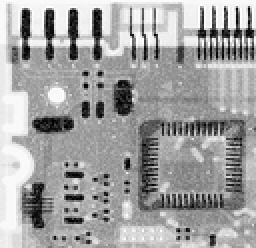
%> input picture 04 - Restauração de imagens/circuit-board-salt-prob-pt1.tif, 128 x 124 px, shrunk from 464 x 448 before the run (shown 2 times larger)
$ octave atividade8.m   (GNU Octave 9; MATLAB toolbox functions it lacks are replaced by stand-ins)
%> lines starting %> are read from the running program, lines starting %| are printed output that depends on the picture
% limpar
clear; clc; close all;
pkg load image;
pkg load statistics;
% imagens ruidosas
SALT = im2double(imread('circuit-board-salt-prob-pt1.tif'));
%> SALT: size 124x128 double; min 0, max 1, mean 0.633
PEPPER = im2double(imread('circuit-board-pepper-prob-pt1.tif'));
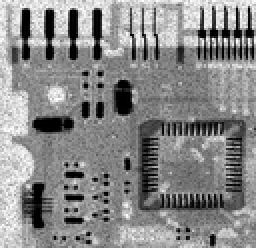
%> input picture 04 - Restauração de imagens/circuit-board-pepper-prob-pt1.tif, 128 x 124 px, shrunk from 464 x 448 before the run (shown 2 times larger)
%> PEPPER: size 124x128 double; min 0, max 1, mean 0.533
GAUSS = im2double(imread('ckt-board-gauss-var-400.tif'));
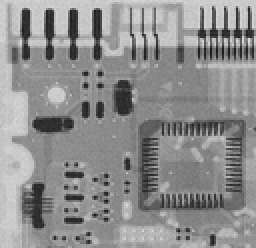
%> input picture 04 - Restauração de imagens/ckt-board-gauss-var-400.tif, 128 x 124 px, shrunk from 464 x 448 before the run (shown 2 times larger)
%> GAUSS: size 124x128 double; min 0.0941, max 0.863, mean 0.556
UNIFORM = im2double(imread('ckt-uniform-var-800.tif'));
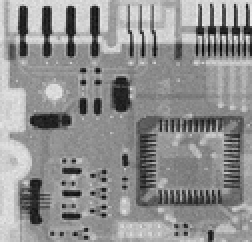
%> input picture 04 - Restauração de imagens/ckt-uniform-var-800.tif, 126 x 121 px, shrunk from 455 x 440 before the run (shown 2 times larger)
%> UNIFORM: size 121x126 double; min 0.0314, max 0.925, mean 0.562
UNIFORM_PLUS_SALT_PEPPER = im2double(imread('ckt-uniform-plus-saltpepr-prob-pt1.tif'));
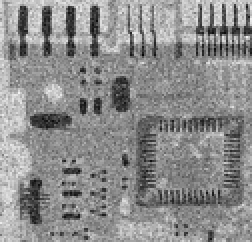
%> input picture 04 - Restauração de imagens/ckt-uniform-plus-saltpepr-prob-pt1.tif, 126 x 121 px, shrunk from 455 x 440 before the run (shown 2 times larger)
%> UNIFORM_PLUS_SALT_PEPPER: size 121x126 double; min 0.0157, max 0.949, mean 0.549
% funções
min_func = @(x) min(x(:));
max_func = @(x) max(x(:));
mean_func = @(x) mean(x(:));
median_func = @(x) median(x(:));
geomean_func = @(x) geomean(x(:));
harmmean_func = @(x) harmmean(x(:));
trimmean_func = @(x) trimmean(x(:),50);
midpoint_func = @(x) 0.5*(min(x(:))+max(x(:)));
wSize = 3;
w2Size = 5;
% SALT
SALTmin = nlfilter(SALT,[wSize wSize],min_func);
SALTmax = nlfilter(SALT,[wSize wSize],max_func);
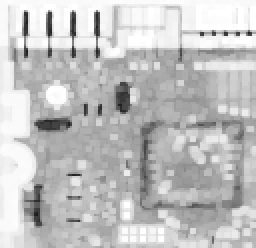
%> SALTmax: size 124x128 double (shown 2 times larger); min 0.11, max 1, mean 0.758
SALTharmmean = nlfilter(SALT,[wSize wSize],harmmean_func);
figure(1),subplot(1,4,1), imshow(SALT), title('Original (ruído sal)');
figure(1),subplot(1,4,2), imshow(SALTmin), title('Min');
figure(1),subplot(1,4,3), imshow(SALTmax), title('Max');
figure(1),subplot(1,4,4), imshow(SALTharmmean), title('Harm mean');
% PEPPER
PEPPERmin = nlfilter(PEPPER,[wSize wSize],min_func);
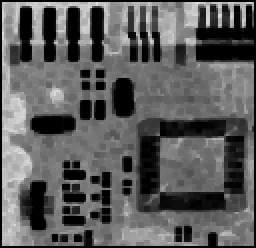
%> PEPPERmin: size 124x128 double (shown 2 times larger); min 0, max 0.886, mean 0.361
PEPPERmax = nlfilter(PEPPER,[wSize wSize],max_func);
figure(2),subplot(1,3,1), imshow(PEPPER), title('Original (ruído pimenta)');
figure(2),subplot(1,3,2), imshow(PEPPERmin), title('Min');
figure(2),subplot(1,3,3), imshow(PEPPERmax), title('Max');
% GAUSS
GAUSSmean = nlfilter(GAUSS,[wSize wSize],mean_func);
GAUSSmedian = nlfilter(GAUSS,[wSize wSize],median_func);
GAUSSgeomean = nlfilter(GAUSS,[wSize wSize],geomean_func);
figure(3),subplot(1,4,1), imshow(GAUSS), title('Original (ruído gaussiano)');
figure(3),subplot(1,4,2), imshow(GAUSSmean), title('Mean');
figure(3),subplot(1,4,3), imshow(GAUSSmedian), title('Median');
figure(3),subplot(1,4,4), imshow(GAUSSgeomean), title('Geomean');
% UNIFORM
UNIFORMmidpoint = nlfilter(UNIFORM,[wSize wSize],midpoint_func);
figure(4),subplot(1,2,1), imshow(UNIFORM), title('Original (ruído uniforme)');
figure(4),subplot(1,2,2), imshow(UNIFORMmidpoint), title('Mid point');
% UNIFORM PLUS SALT PEPPER
UNIF_SALT_PEPPERtrimmean = nlfilter(UNIFORM_PLUS_SALT_PEPPER,[w2Size w2Size],trimmean_func);
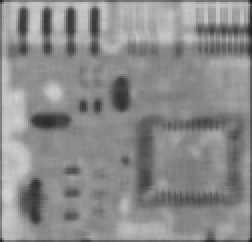
%> UNIF_SALT_PEPPERtrimmean: size 121x126 double (shown 2 times larger); min 0.114, max 0.827, mean 0.546
figure(5),subplot(1,2,1), imshow(UNIFORM_PLUS_SALT_PEPPER), title('Original (ruído uniforme + sal + pimenta)');
figure(5),subplot(1,2,2), imshow(UNIF_SALT_PEPPERtrimmean), title('Trim mean');
